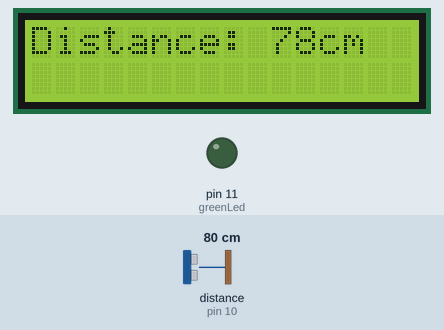
Simulated run of this sketch. Board: Arduino Uno, built with avr-gcc and run on an emulated ATmega328P. Parts: 16×2 character LCD, output pins drawn as LEDs (lit = HIGH). Wiring (inferred from the names in the program): ultrasonic range finder: trigger pin 9; echo pin 10. The inputs (shaded band) are chosen by the test bench; at power-on: distance to the obstacle (sensor on pin 10) 80 cm. The echo pulse lasts 58.3 µs per cm; pins used as bus, display or sensor lines are not drawn; what the sketch prints to the serial monitor is not drawn.

Above: at 1.2 s.
1.3 s: distance to the obstacle (sensor on pin 10) set to 99 cm
At 2.1 s:
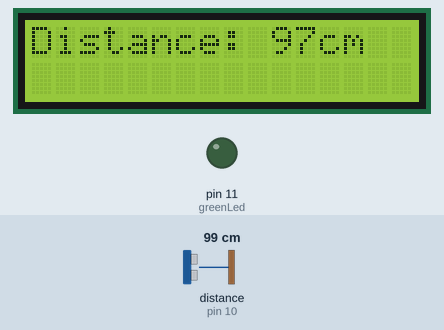
2.8 s: distance to the obstacle (sensor on pin 10) set to 108 cm
At 3.6 s:
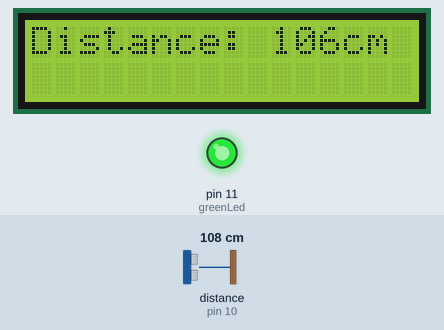
5.8 s: distance to the obstacle (sensor on pin 10) set to 4 cm
At 8.1 s:
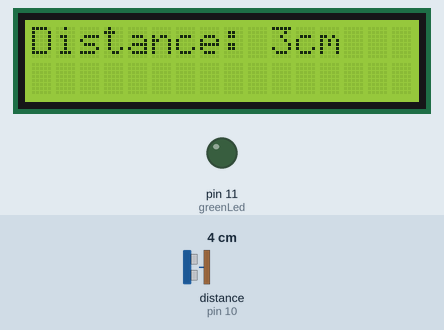
8.4 s: distance to the obstacle (sensor on pin 10) set to 2 cm
At 8.47 s:
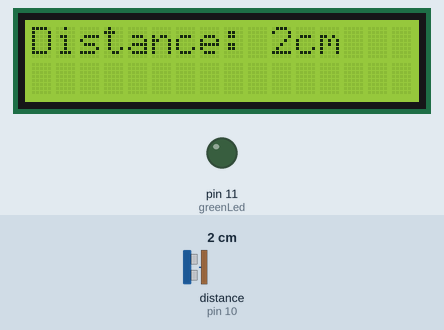
Timing chart, 0 to 10.9 s (numbered marks = the images above; inputs shaded):
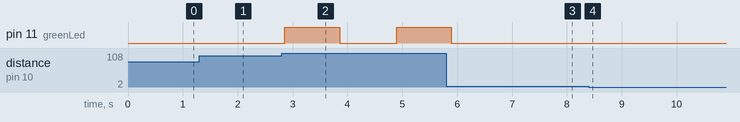

The sketch:

distance.ino
```cpp
// LiquidCrystal I2C - Version: Latest
#include <LiquidCrystal_I2C.h>

LiquidCrystal_I2C lcd(0x27, 16, 2); // set the LCD address to 0x27 for a 16 chars and 2 line display

// defines pins numbers
const int trigPin = 9;
const int echoPin = 10;
const int greenLed = 11;
// defines variables
long duration;
int distance;
void setup()
{
    lcd.init();
    lcd.backlight();
    pinMode(trigPin, OUTPUT); // Sets the trigPin as an Output
    pinMode(echoPin, INPUT);  // Sets the echoPin as an Input
    pinMode(greenLed, OUTPUT);
    Serial.begin(9600); // Starts the serial communication
}
void loop()
{

    // Clears the trigPin
    digitalWrite(trigPin, LOW);
    delayMicroseconds(2);
    // Sets the trigPin on HIGH state for 10 micro seconds
    digitalWrite(trigPin, HIGH);
    delayMicroseconds(10);
    digitalWrite(trigPin, LOW);
    // Reads the echoPin, returns the sound wave travel time in microseconds
    duration = pulseIn(echoPin, HIGH);
    // Calculating the distance
    distance = duration * 0.034 / 2;
    // Prints the distance on the Serial Monitor
    Serial.print("Distance: ");
    Serial.println(distance);
    lcd.setCursor(0, 0);
    lcd.print("Distance: ");
    lcd.print(distance);
    lcd.print("cm");
    delay(10);
    if (distance > 100)
    {
        digitalWrite(greenLed, HIGH);
        delay(1000);
        digitalWrite(greenLed, LOW);
        delay(1000);
        lcd.clear();
    }
}
```

Measured:
- the behaviour switches between 102 and 103 cm on distance to the obstacle (sensor on pin 10) (found by bisection; images 1 and 2)
- after the input at 1.3 s, the display: changes at once (image 1)
- after the input at 2.8 s, pin 11 (greenLed): LOW → HIGH after 0.06 s, → LOW 1.0 s later, → HIGH 1.0 s later; the display: changes after 0.05 s (image 2)
- after the input at 5.8 s, pin 11 (greenLed): goes on until 5.9 s, then stays LOW; the display: first differs from a run without the input after 1.1 s (image 3)
- after the input at 8.4 s, the display: first changes at once (image 4 shows a later state)
- what the display in image 2 shows lasts 2.0 s, from 2.9 s to 4.9 s
